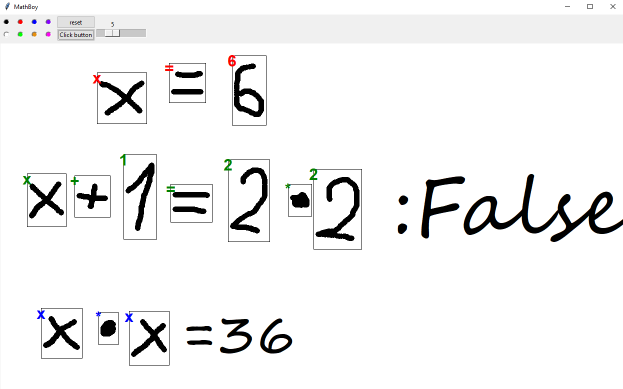
#> input picture showcase.PNG, 1246 x 777 px (shown at 1/2 size); its folder holds only this picture in this run
$ python -i add_eq.py   (imports and definitions only)
#> lines starting #> are read from the running program, lines starting #| are printed output that depends on the picture; after the words box and inside, x2 and y2 are one past the last pixel; in counts of white or black regions, pixels touching at a corner belong together
#> further down, picture is the input picture: shape (777, 1246, 3); mean B, G, R 241.2, 241.2, 241.2
import cv2 as cv
import random as rand
import os
"""
script which adds equal sign class to dataset.
"""

def crop_equal_sign(img: cv.typing.MatLike) -> cv.typing.Rect:
    img = cv.cvtColor(img, cv.COLOR_BGR2GRAY)
    # Thresholding technique on image, makes every character black
    _, img = cv.threshold(img, 240, 255, cv.THRESH_OTSU)
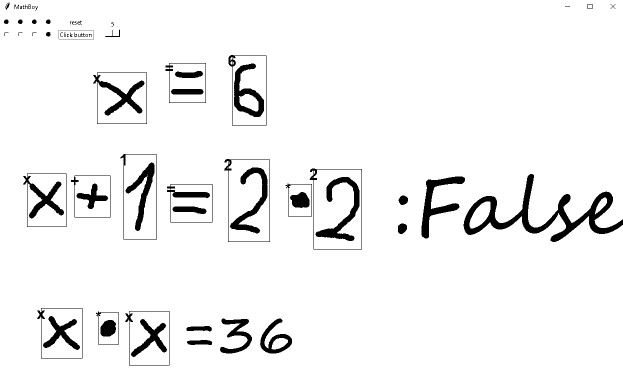
#> img: shape (777, 1246) (shown at 1/2 size); 95% white; 154 black regions (106 under 20 px), largest, box (x1, y1, x2, y2) and area: (927, 348, 1246, 484) 9184, (843, 353, 930, 477) 3202, (631, 354, 719, 482) 3134

    # Reverse colors, now characters are white and background is black
    img = cv.bitwise_not(img)
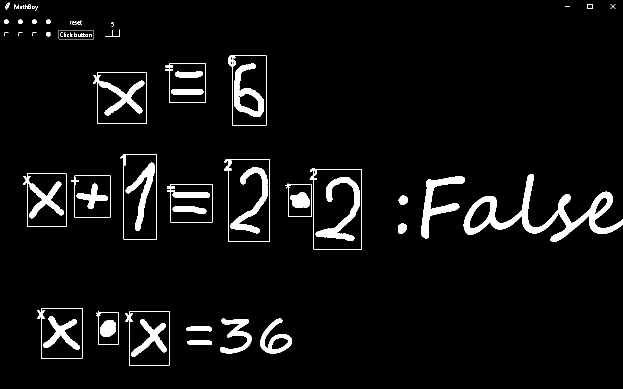
#> img: shape (777, 1246) (shown at 1/2 size); 5% white; 154 white regions (106 under 20 px), largest, box (x1, y1, x2, y2) and area: (927, 348, 1246, 484) 9184, (843, 353, 930, 477) 3202, (631, 354, 719, 482) 3134

    # makes characters bigger, better for finding countours
    dilated = cv.dilate(img, cv.getStructuringElement(cv.MORPH_RECT, (3,11)), iterations=4)
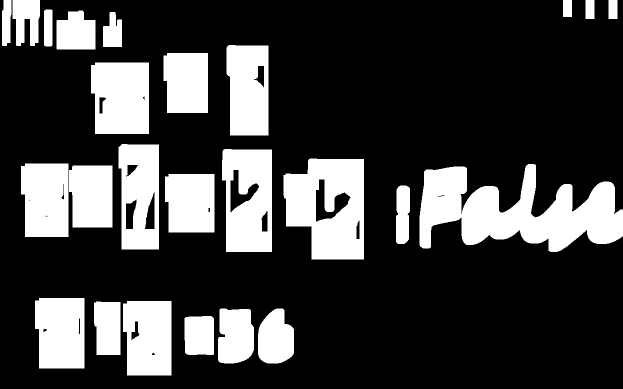
#> dilated: shape (777, 1246) (shown at 1/2 size); 24.6% white; 25 white regions

    #finds contours of characters
    contours, _ = cv.findContours(dilated, cv.RETR_EXTERNAL, cv.CHAIN_APPROX_SIMPLE)
#> contours = 25 contours; largest, box (x1, y1, x2, y2) and area: (839, 328, 1246, 504) 39400, (567, 317, 728, 519) 26573, (444, 298, 544, 504) 19043, (237, 288, 318, 499) 15744, (182, 125, 298, 268) 15643

    return cv.boundingRect(contours[0]) # returns x,y,w,h


i = 0
# [24 lines not run here, left out]

>>> import cv2
>>> picture = cv2.imread('../../showcase.PNG')
>>> result = crop_equal_sign(picture)
#> result = (369, 632, 59, 78)
